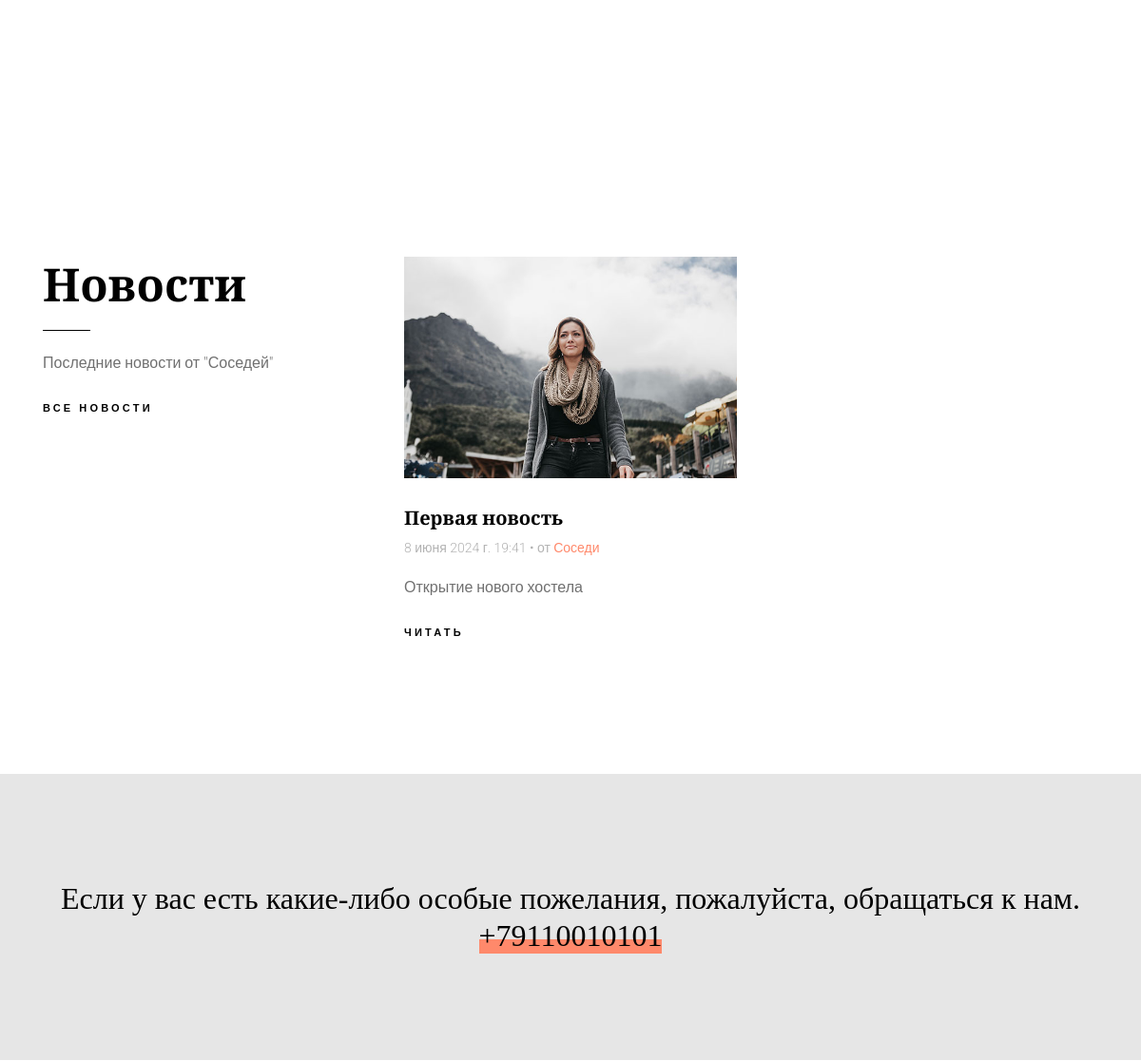
/ (middle part), run on an earlier commit of the app's database.
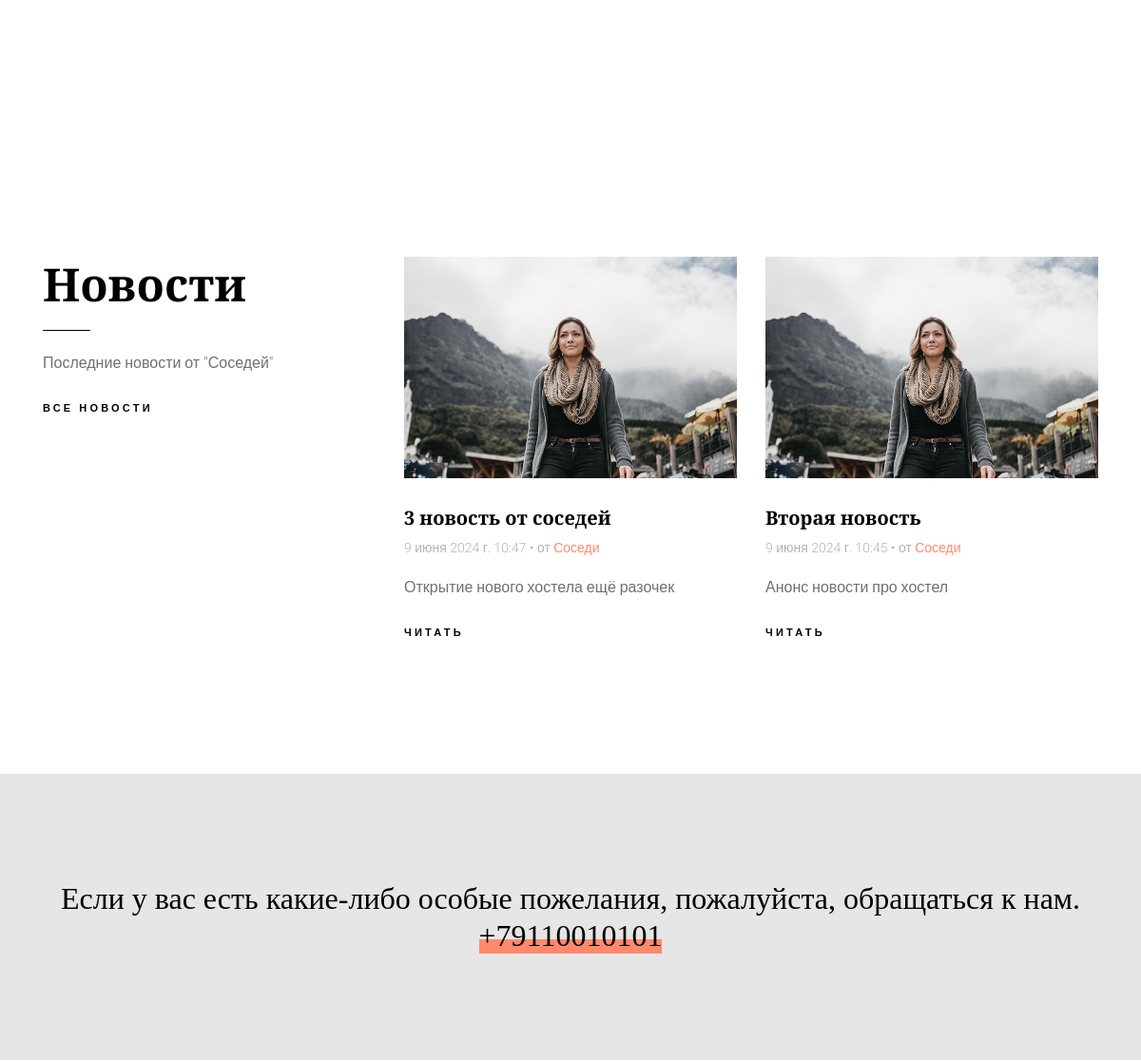
And on a later commit of the database.
### main/models.py (models this page shows, shortened)
class Articles(models.Model):
    title = models.CharField('Название', max_length=100)
    preview = models.CharField('Анонс', max_length=250)
    content = models.TextField('Текст статьи')
    pub_date = models.DateTimeField('Дата публикации')
    class Meta:
        verbose_name = 'Новость'
        verbose_name_plural = 'Новости'

### main/views.py (the view)
# urls.py: path('', views.index,name='home'),
def index(request):
    news = Articles.objects.order_by('-pub_date')[:2]
    data = {
        'title': 'Соседи',
    }
    return render(request, 'main/index.html', {'news': news, 'data': data})

### main/templates/main/index.html (shortened to what this page needs)
{% load static %}
<!doctype html>
<html lang="ru">
<head>
    <link rel="stylesheet" href="{% static 'main/css/vendor/icomoon/style.css' %}">
    <link rel="stylesheet" href="{% static 'main/css/vendor/owl.carousel.min.css' %}">
    <link rel="stylesheet" href="{% static 'main/css/vendor/aos.css' %}">
    <link rel="stylesheet" href="{% static 'main/css/vendor/animate.min.css' %}">
    <link rel="stylesheet" href="{% static 'main/css/vendor/bootstrap.css' %}">
    <link rel="stylesheet" href="{% static 'main/css/style.css' %}">
  </head>
  <body>
    <div class="agpmen--site-wrap">
      <div class="agpmen--site-main">
        <div class="agpmen--site-section">
          <div class="container">
            <div class="row custom-row-02192 align-items-stretch">
            </div>
          </div>
        </div>
        <div class="agpmen--site-section">
          <div class="container">
            <div class="row">
              <div class="col-md-4 section-heading" data-aos="fade-up">
                <h3 class="text-left">Новости</h3>
                <div class="w-75">
                  <p>Последние новости от "Соседей"</p>
                  </div>
                <p><a href="#" class="readmore">Все новости</a></p>
              </div>
                {% for el in news %}
                <div class="col-md-4">
                <div class="post-entry" data-aos="fade-up" data-aos-delay="100">
                  <a href="#" class="thumb"><img src="{% static 'main/img/img_1.jpg' %}" alt="Image" class="img-fluid"></a>
                  <div class="post-entry-contents">
                    <h3><a href="#">{{ el.title }}</a></h3>
                    <div class="date">{{ el.pub_date }} &bullet; от <a href="#">Соседи</a></div>
                    <p>{{ el.preview }}</p>
                    <p><a href="{% url 'news-detail' el.id  %}" class="readmore">Читать</a></p>
                  </div>
                </div>
              </div>
              {% endfor %}
            </div>
          </div>
        </div>
        <div class="agpmen--site-section py-5 bg-body-darker cta">
          <div class="container">
            <div class="row">
              <div class="col-12 text-center">
                <h3 class="m-0 p-0">Если у вас есть какие-либо особые пожелания, пожалуйста, обращаться к нам. <a href="tel://+79110010101">+79110010101</a></h3>
              </div>
            </div>
          </div>
        </div>
      </div>
    {% include 'main/footer.html' %}
  </body>
</html>

### main/templates/main/footer.html (shortened to what this page needs)
{% load static %}
    </div>

### main/static/main/css/style.css (style rules this page uses)
body { font-family: "Roboto", sans-serif; background-color: #fff; font-weight: 300; color: rgba(0, 0, 0, 0.5); color: #707070; line-height: 1.7; overflow-x: hidden; position: relative; }
body:before { content: ""; position: absolute; left: 0; right: 0; bottom: 0; top: 0; background: rgba(0, 0, 0, 0.5); visibility: hidden; opacity: 0; -webkit-transition: .3s all ease; -o-transition: .3s all ease; transition: .3s all ease; z-index: 8; }
h1, h2, h3, h4, h5, h6, .h1, .h2, .h3, .h4, .h5, .h6 { font-family: "Cormorant Garamond", serif; color: #000; }
a { -webkit-transition: .3s all ease; -o-transition: .3s all ease; transition: .3s all ease; }
a, a:hover { text-decoration: none !important; }
.agpmen--site-section { padding: 7rem 0; position: relative; clear: both; width: 100%; }
.section-heading h3 { font-size: 3rem; font-weight: 700; color: #000; position: relative; padding-bottom: 20px; margin-bottom: 20px; font-weight: 700; font-family: "Cormorant Garamond", serif; }
.section-heading h3:after { position: absolute; content: ''; width: 50px; height: 1px; background: #000; left: 50%; -webkit-transform: translateX(-50%); -ms-transform: translateX(-50%); transform: translateX(-50%); bottom: 0; }
.section-heading h3.text-left:after { left: 0; -webkit-transform: translateX(0%); -ms-transform: translateX(0%); transform: translateX(0%); }
.readmore { color: #000; text-transform: uppercase; font-size: 11px; letter-spacing: .2rem; padding: 10px 0; font-weight: 700; display: inline-block; position: relative; }
.readmore:before { content: ""; position: absolute; left: 0; right: 0; height: 1px; background: #000; bottom: 0; width: 0%; -webkit-transition: .3s width ease-in-out; -o-transition: .3s width ease-in-out; transition: .3s width ease-in-out; }
.agpmen--site-wrap { width: calc(100%); -webkit-transition: 1s -webkit-transform cubic-bezier(0.23, 1, 0.32, 1); transition: 1s -webkit-transform cubic-bezier(0.23, 1, 0.32, 1); -o-transition: 1s transform cubic-bezier(0.23, 1, 0.32, 1); transition: 1s transform cubic-bezier(0.23, 1, 0.32, 1); transition: 1s transform cubic-bezier(0.23, 1, 0.32, 1), 1s -webkit-transform cubic-bezier(0.23, 1, 0.32, 1); }
.post-entry .thumb { display: block; margin-bottom: 30px; }
.post-entry .date { display: block; margin-bottom: 15px; font-size: 14px; color: rgba(0, 0, 0, 0.3); }
.post-entry h3 { font-size: 20px; font-weight: 700; color: #000; }
.post-entry h3 a { color: #000; }
.bg-body-darker { background: #e6e6e6; }
.cta { padding: 7rem 0 !important; }
.cta h3 { font-size: 2rem; color: #000; font-family: "Cormorant Garamond", serif; }
.cta h3 a { color: #000; position: relative; z-index: 1; display: inline-block; }
.cta h3 a:before { content: ""; background: #ff896b; position: absolute; bottom: 0; left: 0; right: 0; height: 40%; z-index: -1; }
.custom-row-02192 { margin-left: -25px !important; margin-right: -25px !important; }

What changed in the data, as far as the page shows it:
no longer on this page (row unchanged): Articles: title "Первая новость", pub_date "8 июня 2024 г. 19:41", preview "Открытие нового хостела"
added Articles: title "3 новость от соседей", pub_date "9 июня 2024 г. 10:47", preview "Открытие нового хостела ещё разочек"
added Articles: title "Вторая новость", pub_date "9 июня 2024 г. 10:45", preview "Анонс новости про хостел"
